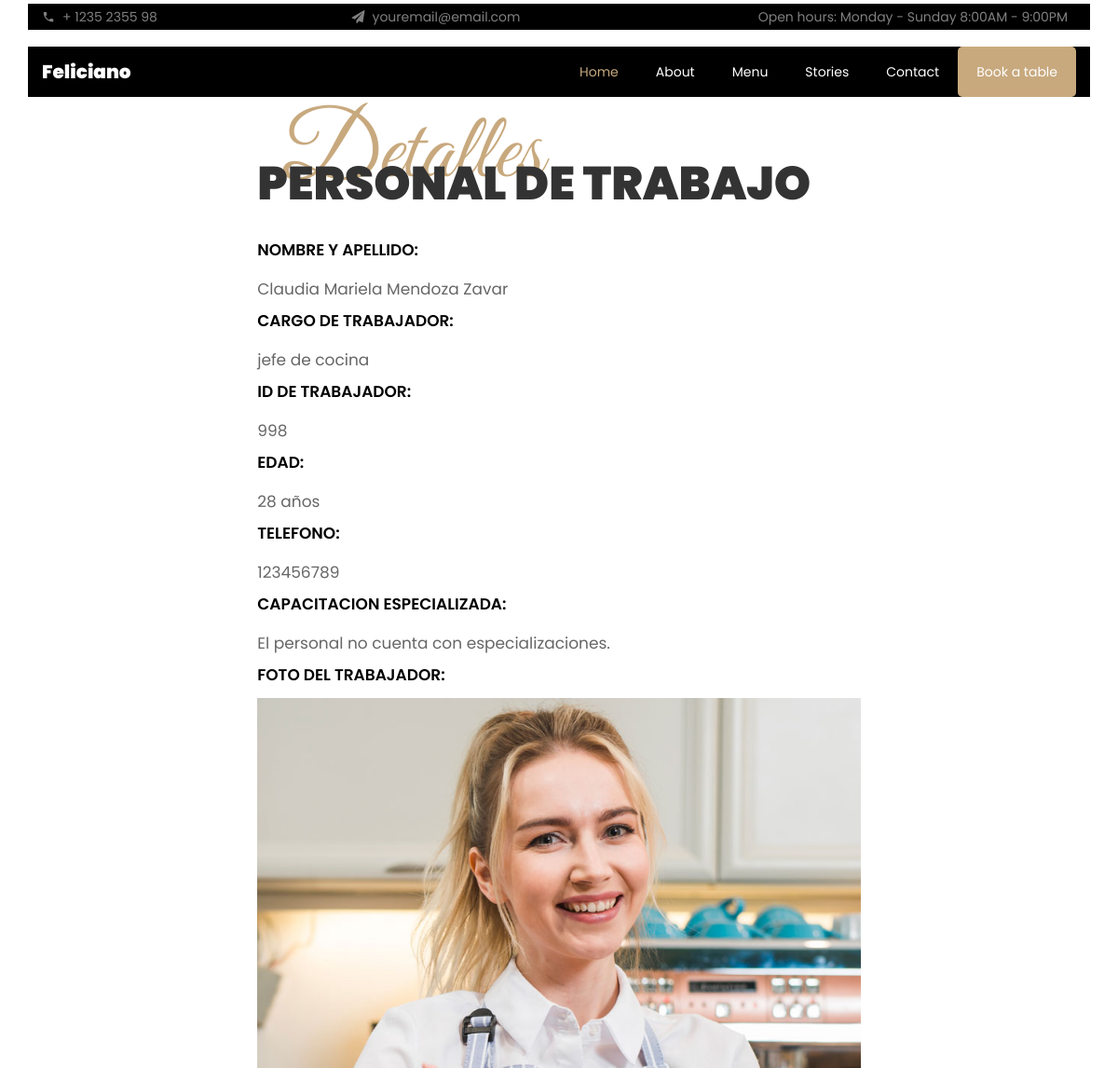
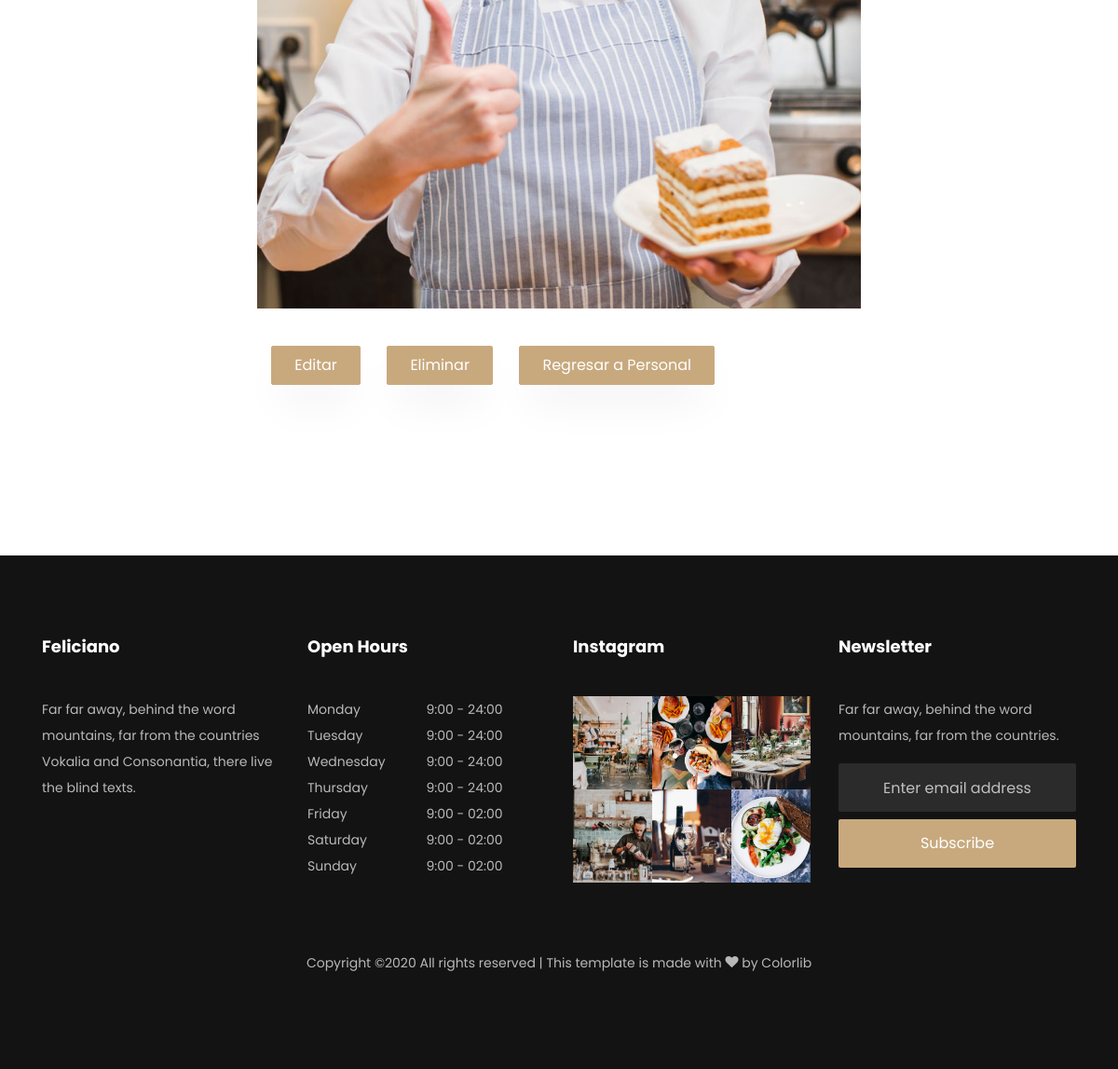
Screenshot of /persona/personal/1/ with the database file from the repository (2 pictures, top to bottom).
### persona/models.py (models this page shows, shortened)
class Personal(models.Model):
	nombre 		= models.CharField(max_length=100)
	apellido 	= models.CharField(max_length=100)
	cargo 		= models.CharField(max_length=100, choices=puesto, default='otro')
	id_trabajo 	= models.CharField(max_length=100)
	dni 		= models.CharField(max_length=100)
	edad 		= models.IntegerField()
	sexo 		= models.CharField(max_length=100, choices=genero, default='otro')
	telefono 	= models.IntegerField()
	direc 		= models.CharField(max_length=100)
	correo 		= models.CharField(max_length=50)
	cap_esp 	= models.BooleanField(default=False)
	imagen 		= models.ImageField(upload_to='persona',default='persona/sin_imagen.jpg')
	password	= models.CharField(max_length=50, default='sumaq123')
	def id_trabajo(self):
		if self.cargo == 'administrador':
			return '2002'
		elif self.cargo == 'jefe de cocina':
			return '998'
		elif self.cargo == 'jefe de almacen':
			return '987'
		elif self.cargo == 'cajero':
			return '111'
		elif self.cargo == 'mesero':
			return '654'
		elif self.cargo == 'bartender':
			return '321'
		else:
			return '1000'

### persona/views.py (the view)
# urls.py: path('personal/<int:pk>/', PersonalDetailView.as_view(), name='personal-detail'),
class PersonalDetailView(DetailView):
	model = Personal

### persona/templates/persona/personal_detail.html (shortened to what this page needs)
{% load static %}
<!DOCTYPE html>
<html lang="en">
  <head>
    <link rel="stylesheet" href="{% static 'css/open-iconic-bootstrap.min.css' %}">
    <link rel="stylesheet" href="{% static 'css/animate.css' %}">
    <link rel="stylesheet" href="{% static 'css/owl.carousel.min.css' %}">
    <link rel="stylesheet" href="{% static 'css/owl.theme.default.min.css' %}">
    <link rel="stylesheet" href="{% static 'css/magnific-popup.css' %}">
    <link rel="stylesheet" href="{% static 'css/aos.css' %}">
    <link rel="stylesheet" href="{% static 'css/ionicons.min.css' %}">
    <link rel="stylesheet" href="{% static 'css/bootstrap-datepicker.css' %}">
    <link rel="stylesheet" href="{% static 'css/jquery.timepicker.css' %}">
    <link rel="stylesheet" href="{% static 'css/flaticon.css' %}">
    <link rel="stylesheet" href="{% static 'css/icomoon.css' %}">
    <link rel="stylesheet" href="{% static 'css/style.css' %}">
  </head>
  <body>
    <div class="py-1 bg-black top">
    	<div class="container" style="background-color: black">
    		<div class="row no-gutters d-flex align-items-start align-items-center px-md-0">
	    		<div class="col-lg-12 d-block">
		    		<div class="row d-flex">
		    			<div class="col-md pr-4 d-flex topper align-items-center">
					    	<div class="icon mr-2 d-flex justify-content-center align-items-center"><span class="icon-phone2"></span></div>
						    <span class="text">+ 1235 2355 98</span>
					    </div>
					    <div class="col-md pr-4 d-flex topper align-items-center">
					    	<div class="icon mr-2 d-flex justify-content-center align-items-center"><span class="icon-paper-plane"></span></div>
						    <span class="text">youremail@email.com</span>
					    </div>
					    <div class="col-md-5 pr-4 d-flex topper align-items-center text-lg-right justify-content-end">
						    <p class="mb-0 register-link"><span>Open hours:</span> <span>Monday - Sunday</span> <span>8:00AM - 9:00PM</span></p>
					    </div>
				    </div>
			    </div>
		    </div>
		  </div>
    </div>
	  <nav class="navbar navbar-expand-lg navbar-dark ftco_navbar bg-dark ftco-navbar-light" id="ftco-navbar">
	    <div class="container" style="background-color: black">
	      <a class="navbar-brand" href="index.html">Feliciano</a>
	      <div class="collapse navbar-collapse" id="ftco-nav">
	        <ul class="navbar-nav ml-auto">
	        	<li class="nav-item active"><a href="index.html" class="nav-link">Home</a></li>
	        	<li class="nav-item"><a href="about.html" class="nav-link">About</a></li>
	        	<li class="nav-item"><a href="menu.html" class="nav-link">Menu</a></li>
	        	<li class="nav-item"><a href="blog.html" class="nav-link">Stories</a></li>
	          <li class="nav-item"><a href="contact.html" class="nav-link">Contact</a></li>
	          <li class="nav-item cta"><a href="reservation.html" class="nav-link">Book a table</a></li>
	        </ul>
	      </div>
	    </div>
	  </nav>
	<section class="ftco-section contact-section">
		<div class="container">
			<div class=" justify-content-center d-flex no-gutters">
		        <div class="col-md-7 order-md-last ftco-animate makereservation ">
			       	<div class="py-md-5">
				       	<div class="heading-section ftco-animate mb-4">
				         	<span class="subheading ml-4">Detalles</span>
				            <h2 class="mb-8">PERSONAL DE TRABAJO</h2>
				        </div>
						<div class="form-group">
						    {% block body %}
							<label for="">NOMBRE Y APELLIDO:</label>
							<br> {{ object.nombre }} {{ object.apellido }}<br>
							<label for="">CARGO DE TRABAJADOR:</label>
							<br> {{ object.cargo }}<br>
							<label for="">ID DE TRABAJADOR:</label>
							<br> {{ object.id_trabajo }}<br>
							<label for="">EDAD:</label>
							<br> {{ object.edad }} años<br>
							<label for="">TELEFONO:</label>
							<br> {{ object.telefono }}<br>
							<label for="">CAPACITACION ESPECIALIZADA:</label>
							<br>
							{% if cap_esp %}
							Personal clasificado, cuenta con especializaciones.
							{% else %}
							El personal no cuenta con especializaciones.</h3>
							{% endif %}
							<br>
							<label for="">FOTO DEL TRABAJADOR:</label>
							<img src="{{object.imagen.url}}" width=100% height=100%>
				        </div>
				        <div class="col-md-12 mt-3">
				           	<div class="form-group">
								<a href="update/" class="btn btn-primary py-2 px-4 mr-4 mt-4">Editar</a>
								<a href="delete/" class="btn btn-primary py-2 px-4 mr-4 mt-4">Eliminar</a>
								<a href="../" class="btn btn-primary py-2 px-4 mr-4 mt-4">Regresar a Personal</a>
				           	</div>
				        </div>
				        {% endblock%}
				    </div>
			    </div>
			</div>
		</div>
	</section>
	<footer class="ftco-footer ftco-bg-dark ftco-section">
        <div class="container">
        	<div class="row mb-5">
	          	<div class="col-md-6 col-lg-3">
	            	<div class="ftco-footer-widget mb-4">
	              		<h2 class="ftco-heading-2">Feliciano</h2>
	              		<p>Far far away, behind the word mountains, far from the countries Vokalia and Consonantia, there live the blind texts.</p>
			            <ul class="ftco-footer-social list-unstyled float-md-left float-lft mt-3">
			            </ul>
	            	</div>
	          	</div>
	            <div class="col-md-6 col-lg-3">
	            	<div class="ftco-footer-widget mb-4">
	              		<h2 class="ftco-heading-2">Open Hours</h2>
			            <ul class="list-unstyled open-hours">
			                <li class="d-flex"><span>Monday</span><span>9:00 - 24:00</span></li>
			                <li class="d-flex"><span>Tuesday</span><span>9:00 - 24:00</span></li>
			                <li class="d-flex"><span>Wednesday</span><span>9:00 - 24:00</span></li>
			                <li class="d-flex"><span>Thursday</span><span>9:00 - 24:00</span></li>
			                <li class="d-flex"><span>Friday</span><span>9:00 - 02:00</span></li>
			                <li class="d-flex"><span>Saturday</span><span>9:00 - 02:00</span></li>
			                <li class="d-flex"><span>Sunday</span><span> 9:00 - 02:00</span></li>
			            </ul>
	            	</div>
	            </div>
		        <div class="col-md-6 col-lg-3">
		            <div class="ftco-footer-widget mb-4">
		        	    <h2 class="ftco-heading-2">Instagram</h2>
		            	<div class="thumb d-sm-flex">
			              	<a href="#" class="thumb-menu img" style="background-image: url({% static 'images/insta-1.jpg' %});">
			             	</a>
			            	<a href="#" class="thumb-menu img" style="background-image: url({% static 'images/insta-2.jpg' %});">
			            	</a>
			            	<a href="#" class="thumb-menu img" style="background-image: url({% static 'images/insta-3.jpg' %});">
			            	</a>
			            </div>
			            <div class="thumb d-flex">
			            	<a href="#" class="thumb-menu img" style="background-image: url({% static 'images/insta-4.jpg' %});">
			            	</a>
			            	<a href="#" class="thumb-menu img" style="background-image: url({% static 'images/insta-5.jpg' %});">
			            	</a>
			            	<a href="#" class="thumb-menu img" style="background-image: url({% static 'images/insta-6.jpg' %});">
			            	</a>
			            </div>
		            </div>
		        </div>
		        <div class="col-md-6 col-lg-3">
		            <div class="ftco-footer-widget mb-4">
		            	<h2 class="ftco-heading-2">Newsletter</h2>
		            	<p>Far far away, behind the word mountains, far from the countries.</p>
		                <form action="#" class="subscribe-form">
		          	      	<div class="form-group">
		            	    	<input type="text" class="form-control mb-2 text-center" placeholder="Enter email address">
		                		<input type="submit" value="Subscribe" class="form-control submit px-3">
		                	</div>
		              	</form>
		            </div>
		        </div>
        	</div>
        	<div class="row">
          		<div class="col-md-12 text-center">
            		<p>
  					Copyright &copy;<script>document.write(new Date().getFullYear());</script> All rights reserved | This template is made with <i class="icon-heart" aria-hidden="true"></i> by <a href="https://colorlib.com" target="_blank">Colorlib</a>
  					</p>
          		</div>
        	</div>
      	</div>
    </footer>
    </body>
</html>

### static/css/icomoon.css (style rules this page uses)
[class^="icon-"], [class*=" icon-"] { font-family: 'icomoon' !important; speak: none; font-style: normal; font-weight: normal; font-variant: normal; text-transform: none; line-height: 1; -webkit-font-smoothing: antialiased; -moz-osx-font-smoothing: grayscale; }
.icon-heart:before { content: "\f004"; }
.icon-paper-plane:before { content: "\f1d8"; }
.icon-phone2:before { content: "\e0cd"; }

### rows the page displays
Personal: nombre "Claudia Mariela", apellido "Mendoza Zavar", cargo "jefe de cocina", id_trabajo "998", edad "28", telefono "123456789", imagen (picture)
